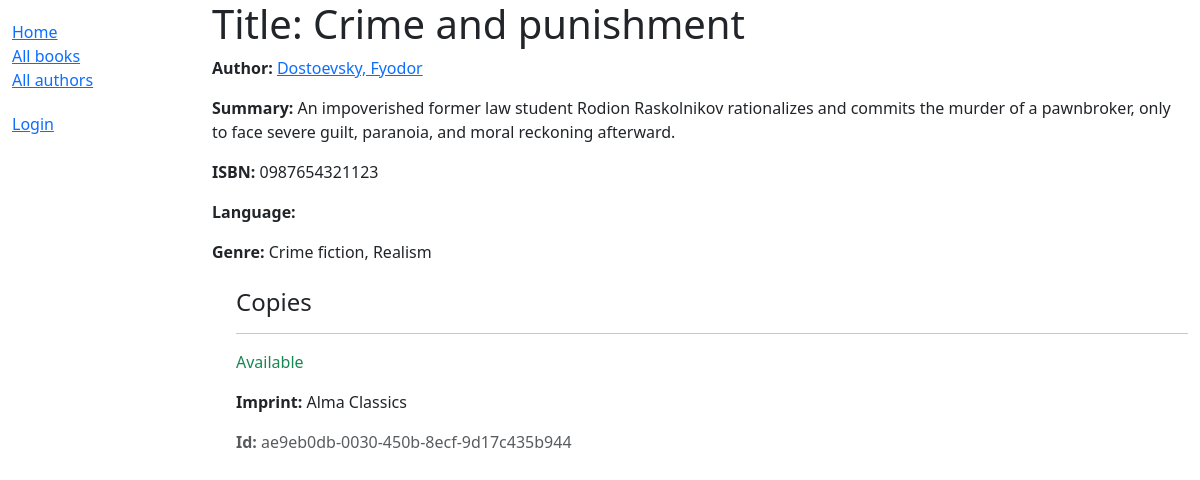
/catalog/book/2, run on the app's committed database.
### catalog/models.py (models this page shows, shortened)
class Book(models.Model):
    title = models.CharField(max_length=200)
    author = models.ForeignKey('Author', on_delete=models.RESTRICT, null=True)
    summary = models.TextField(
        max_length=1000, help_text='Enter a brief description of the book')
    isbn = models.CharField('ISBN', max_length=13, unique=True, help_text='13 Character <a href="https://www.isbn-international.org/content/what-isbn">ISBN number</a>')
    genre = models.ManyToManyField(
        Genre, help_text="Select a genre for this book")
    class Meta:
        ordering = ['title', 'author']
    def display_genre(self):
        """Create a string for the Genre. This is required to display genre in Admin."""
        return ', '.join(genre.name for genre in self.genre.all()[:3])
    display_genre.short_description = 'Genre'

class Author(models.Model):
    first_name = models.CharField(max_length=100)
    last_name = models.CharField(max_length=100)
    date_of_birth = models.DateField(null=True, blank=True)
    date_of_death = models.DateField('Died', null=True, blank=True)
    class Meta:
        ordering = ['last_name', 'first_name']
    def get_absolute_url(self):
        return reverse('author-detail', args=[str(self.id)])
    def __str__(self):
        return f'{self.last_name}, {self.first_name}'

class Genre(models.Model):
    name = models.CharField(
        max_length=200,
        unique=True,
        help_text='Enter a book genre (e.g. Science Fiction, French Poetry etc.)')
    def __str__(self):
        return self.name
    class Meta:
        ordering = ['name']
        constraints = [
            UniqueConstraint(
                Lower('name'),
                name='genre_name_case_insensitive_unique',
                violation_error_message='Genre with this name already exists. (case-insensitive match)'
            ),
        ]

class BookInstance(models.Model):
    id = models.UUIDField(primary_key=True, default=uuid.uuid4, help_text="Unique ID for this particular book across whole library")
    book = models.ForeignKey('Book', on_delete=models.RESTRICT, null=True)
    imprint = models.CharField(max_length=200)
    due_back = models.DateField(null=True, blank=True)
    borrower = models.ForeignKey(settings.AUTH_USER_MODEL, on_delete=models.SET_NULL, null=True, blank=True)
    class LoanStatus(models.TextChoices):
        MAINTENANCE = 'm', 'Maintenance'
        ON_LOAN = 'o', 'On loan'
        AVAILABLE = 'a', 'Available'
        RESERVED = 'r', 'Reserved'
    status = models.CharField(
        max_length=1,
        choices=LoanStatus,
        blank=True,
        default=LoanStatus.MAINTENANCE,
        help_text='Book availability'
    )
    class Meta:
        ordering = ['due_back']
        permissions = (("can_mark_returned", "Set book as returned"),)

### catalog/views.py (the view)
# urls.py: path('book/<int:pk>', views.BookDetailView.as_view(), name='book-detail'),
class BookDetailView(generic.DetailView):
    model = Book

### catalog/templates/catalog/book_detail.html (shortened to what this page needs)
{% extends "base_generic.html" %}
{% block content %}
  <h1>Title: {{ book.title }}</h1>
  <p><strong>Author:</strong> <a href="{{ book.author.get_absolute_url }}">{{ book.author }}</a></p>
  <p><strong>Summary:</strong> {{ book.summary }}</p>
  <p><strong>ISBN:</strong> {{ book.isbn }}</p>
  <p><strong>Language:</strong> {{ book.language }}</p>
  <p><strong>Genre:</strong> {{ book.genre.all|join:", " }}</p>
  <div class="ms-4 mt-4">
    <h4>Copies</h4>
    {% for copy in book.bookinstance_set.all %}
      <hr />
      <p class="{% if copy.status == copy.LoanStatus.AVAILABLE %}text-success{% elif copy.status == copy.LoanStatus.MAINTENANCE %}text-danger{% else %}text-warning{% endif %}">
        {{ copy.get_status_display }}
      </p>
      <p><strong>Imprint:</strong> {{ copy.imprint }}</p>
      <p class="text-muted"><strong>Id:</strong> {{ copy.id }}</p>
    {% endfor %}
  </div>
{% endblock %}

### data on the page
Book: author "Dostoevsky, Fyodor", summary "An impoverished former law student Rodion Raskolnikov rationalizes and commits the murder of a pawnbroker, only to face severe guilt, paranoia, and moral reckoning afterward.", isbn "0987654321123", genre.all "Crime fiction, Realism"
BookInstance: status "Available", imprint "Alma Classics", id "ae9eb0db-0030-450b-8ecf-9d17c435b944"
